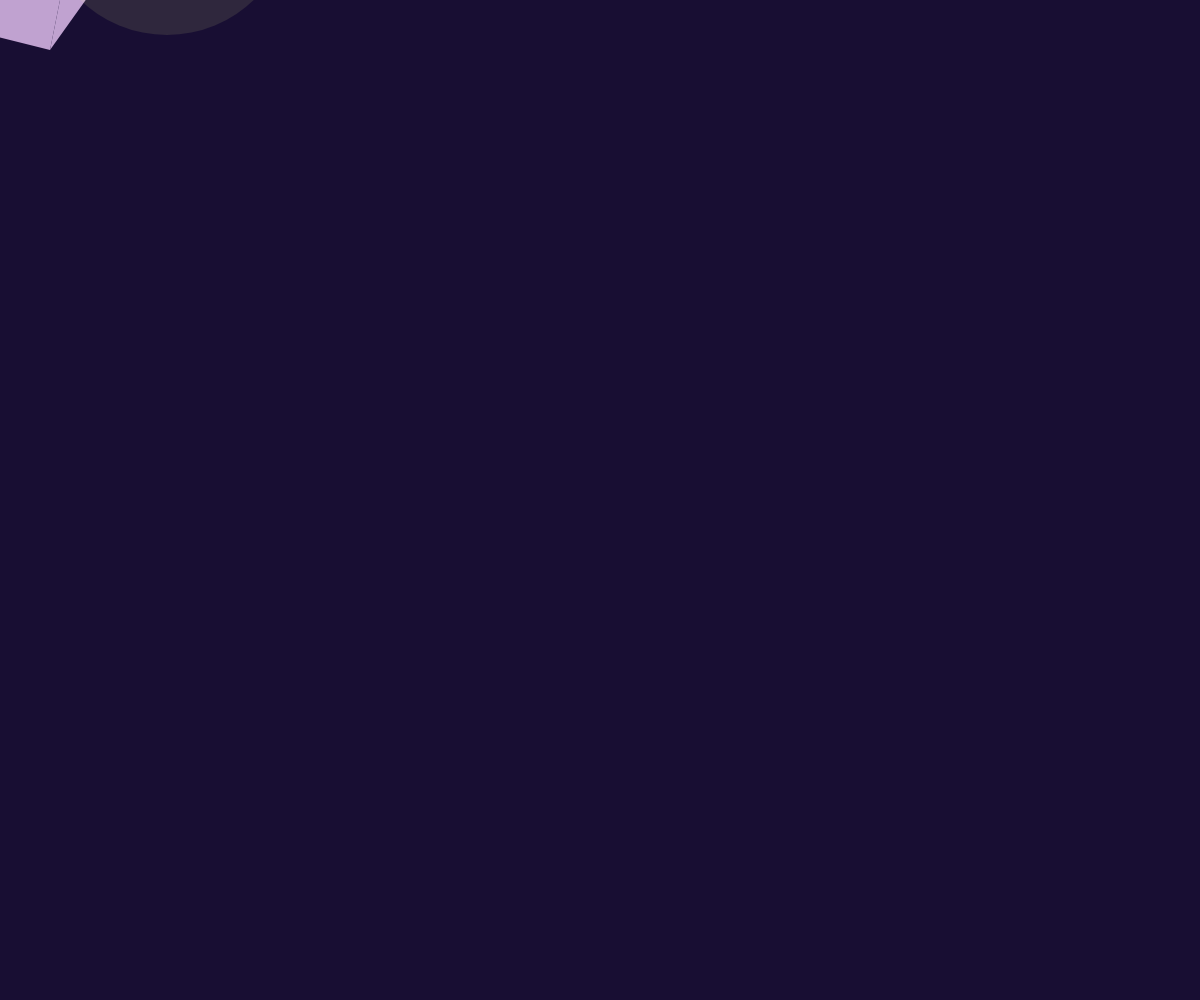
Frame 1 (no input)
Frame 60 (no input): identical to frame 1, image omitted
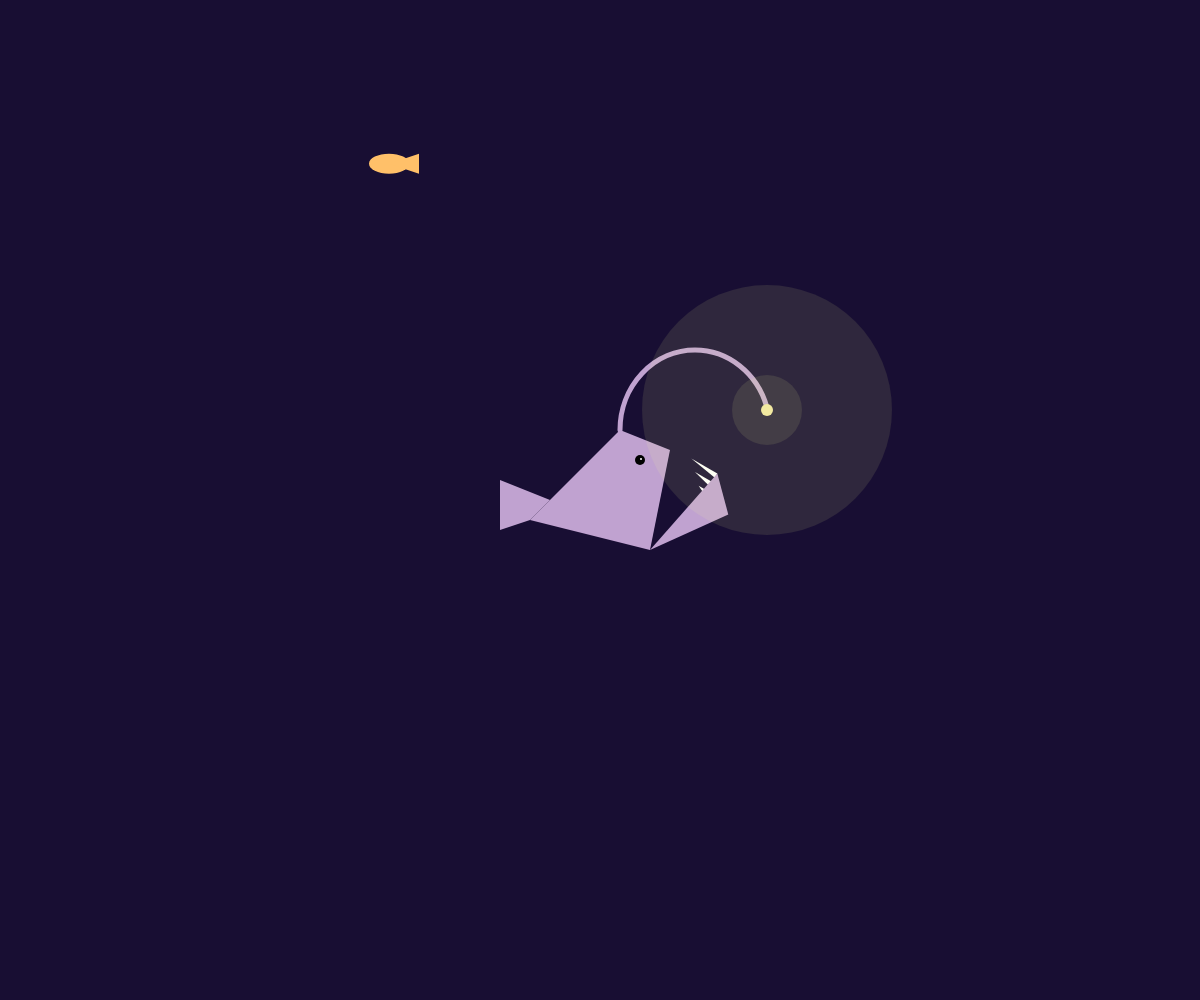
Frame 120 (the mouse pressed at the canvas centre since frame 60)

The p5.js sketch that drew these frames (run headless with seeded random() and noise() and a simulated clock; from frame 60 on, the mouse is pressed at the canvas centre):

// p5.js sketch
// ── sketch.js

let x = 1;
let y = 1;
let follow = 0.01;
let teeth = [20, -100, -95, -10];


function setup (){
  createCanvas(windowWidth, windowHeight);
}



function draw(){
  background('rgb(24, 14, 51)');
  noCursor();
  fish();
  anglerFish();
}



function anglerFish(){
  push();
    translate(mouseX, mouseY);
    //translate(width/2, height/2);
    noStroke();
      //mouth
      push();
      translate(50, 50);
      rotate(radians(mouseX/20));
      fill(255);
      triangle(teeth[0], teeth[1], teeth[0], teeth[2], teeth[3], teeth[1]);
      triangle(teeth[0], teeth[1]+10, teeth[0], teeth[2]+10, teeth[3]+10, teeth[1]+10);
      triangle(teeth[0], teeth[1]+20, teeth[0], teeth[2]+20, teeth[3]+20, teeth[1]+20);
      fill('rgb(192, 162, 208)');
      triangle(0, 0, 20, -100, 50, -70);
      pop();
    //body
    fill('rgb(192, 162, 208)');
    quad(-70, 20, 50, 50, 70, -50, 20, -70);
    //tail
    quad(-70, 20, -100, 30, -100, -20, -50, 0);
    //eye
    fill(0);
    ellipse(40, -40, 10);
    fill(255);
    ellipse(41, -41, 2);
    //angler
    strokeWeight(5);
    stroke('rgb(192, 162, 208)');
    noFill();
    arc(95, -70, 150, 160, PI, 1.9*PI, OPEN);
    noStroke();
    fill('rgb(240, 227, 163)');
    ellipse(167, -90, 12);
    fill('rgba(242, 250, 145, 0.1)')
    ellipse(167, -90, 70);
    ellipse(167, -90, 250);
  pop();
}



function fish(){
  //move X towards angler
  let movementX = mouseX + 167;
  //create follow lag
  let finalX = movementX - x;
  x += finalX * follow;

  //move Y toward angler
  let movementY = mouseY - 90;
  //create follow lag
  let finalY = movementY - y;
  y += finalY * follow;

  //fish
  push();
    noStroke();
    fill('rgb(255, 192, 105)');
    ellipse(x, y, 40, 20);
    triangle(x, y, x+30, y+10, x+30, y-10)

  pop();



}
